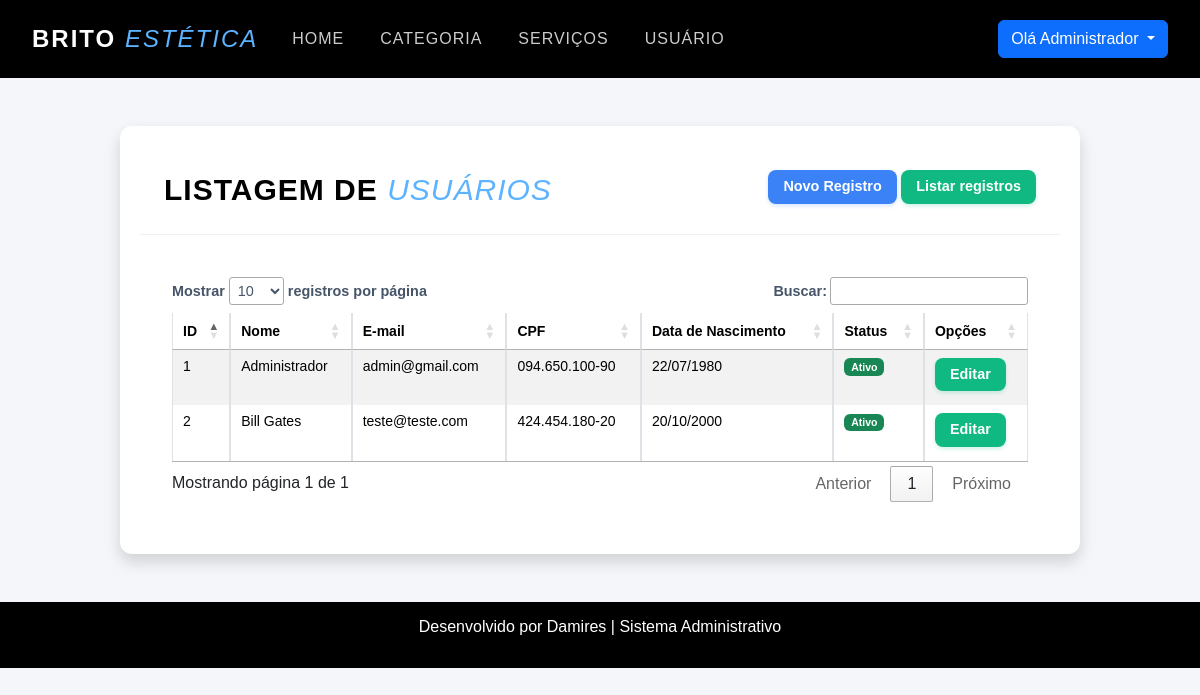
The page /admin/listar/usuario (signed in) on the database its author committed.
### tables this page shows
CREATE TABLE `usuario` (
  `id` int(11) NOT NULL,
  `nome` varchar(100) NOT NULL,
  `email` varchar(100) NOT NULL,
  `senha` varchar(100) NOT NULL,
  `cpf` varchar(30) NOT NULL,
  `salario` double NOT NULL,
  `datanascimento` date NOT NULL,
  `ativo` enum('Sim','Não') NOT NULL
);

### admin/listar/usuario.php (the view, shortened to what this page needs)
<div class="container pt-5 pb-5">
    <div class="card shadow">
        <div class="card-header">
            <div class="float-start">
                <h2>Listagem de <span>Usuários</span></h2>
            </div>
            <div class="float-end">
                <a href="cadastrar/usuario" class="btn btn-success">
                    Novo Registro
                </a>
                <a href="listar/usuario" class="btn btn-success">
                    Listar registros
                </a>
            </div>
        </div>
        <div class="card-body">
            <table class="table table-bordered table-striped">
                <thead>
                    <tr>
                        <th>ID</th>
                        <th>Nome</th>
                        <th>E-mail</th>
                        <th>CPF</th>
                        <th>Data de Nascimento</th>
                        <th>Status</th>
                        <th>Opções</th>
                    </tr>
                </thead>
                <tbody>
                    <?php
                    $sqlListar = "SELECT id, nome, email, cpf, datanascimento, ativo
                                FROM usuario
                                ORDER BY nome";
                    $consultaListar = $pdo->prepare($sqlListar);
                    $consultaListar->execute();
                    $dadosListar = $consultaListar->fetchAll(PDO::FETCH_OBJ);
                    foreach ($dadosListar as $dados) {
                        $dataNasc = '-';
                        if (!empty($dados->datanascimento)) {
                            $dataNasc = date('d/m/Y', strtotime($dados->datanascimento));
                        }
                        $statusBadge = ($dados->ativo == 'Sim' || $dados->ativo == 'S' || $dados->ativo == '1')
                            ? '<span class="badge bg-success">Ativo</span>'
                            : '<span class="badge bg-danger">Inativo</span>';
                        ?>
                        <tr>
                            <td><?= $dados->id ?></td>
                            <td><?= htmlspecialchars($dados->nome) ?></td>
                            <td><?= htmlspecialchars($dados->email) ?></td>
                            <td><?= htmlspecialchars($dados->cpf) ?></td>
                            <td><?= $dataNasc ?></td>
                            <td><?= $statusBadge ?></td>
                            <td>
                                <a href="cadastrar/usuario/<?= $dados->id ?>" class="btn btn-success btn-sm">
                                    Editar
                                </a>
                            </td>
                        </tr>
                        <?php
                    }
                    ?>
                </tbody>
            </table>
        </div>
    </div>
</div>

### admin/css/style.css (style rules this page uses)
body { font: 16px Inter, Arial; color: #000000; }
.card.shadow { border: none; border-radius: 12px; box-shadow: 0 4px 20px rgba(0, 0, 0, 0.05); background-color: #ffffff; overflow: hidden; }
.card-header { background-color: #ffffff; border-bottom: 1px solid #f0f0f0; padding: 1.5rem; display: flex; justify-content: space-between; align-items: center; }
.card-header h2 { font-weight: 800; color: #000000; font-size: 30px; margin: 0; text-transform: uppercase; letter-spacing: 1px; }
.card-header h2 span { color: #5CB3FF; font-style: italic; font-weight: 400; }
.btn-success { background-color: #10b981; border: none; border-radius: 8px; padding: 6px 15px; font-weight: 600 ; font-size: 0.9rem; transition: all 0.2s ease-in-out; box-shadow: 0 2px 4px rgba(16, 185, 129, 0.2); margin-bottom: 6px; }
.card-header .float-end a.btn-success:first-child { background-color: #3b82f6 !important; box-shadow: 0 2px 4px rgba(59, 130, 246, 0.2); }
.card-body { padding: 2rem; }

### src/css/style.css (style rules this page uses)
:root { --bg-body: #f4f6f9; --card-bg: #ffffff; --text-main: #1e293b; --text-muted: #64748b; --primary: #5CB3FF; --success: #22c55e; --warning: #ffc107; --border-color: #e2e8f0; --radius: 10px; --shadow: 0 4px 6px -1px rgba(0, 0, 0, 0.07); }
* { box-sizing: border-box; margin: 0; padding: 0; }
body { font-family: 'Montserrat', sans-serif; background-color: var(--bg-body); color: var(--text-main); }
.container { max-width: 1000px; margin: 0 auto; padding: 20px; }
.card { background-color: var(--card-bg); padding: 20px; border-radius: var(--radius); box-shadow: var(--shadow); border: 1px solid var(--border-color); }
table { width: 100%; border-collapse: collapse; text-align: left; font-size: 14px; }
thead { background-color: #f8fafc; }
th { padding: 12px 16px; font-weight: 600; color: var(--text-muted); border-bottom: 1px solid var(--border-color); }
td { padding: 12px 16px; border-bottom: 1px solid var(--border-color); }

### rows shown on the page
usuario: id "1", nome "Administrador", email "admin@gmail.com", cpf "094.650.100-90", datanascimento "22/07/1980", ativo "Ativo"
usuario: id "2", nome "Bill Gates", email "teste@teste.com", cpf "424.454.180-20", datanascimento "20/10/2000", ativo "Ativo"

### other values the page prints
$_SESSION["brito_estetica"]["nome"] "Administrador"
